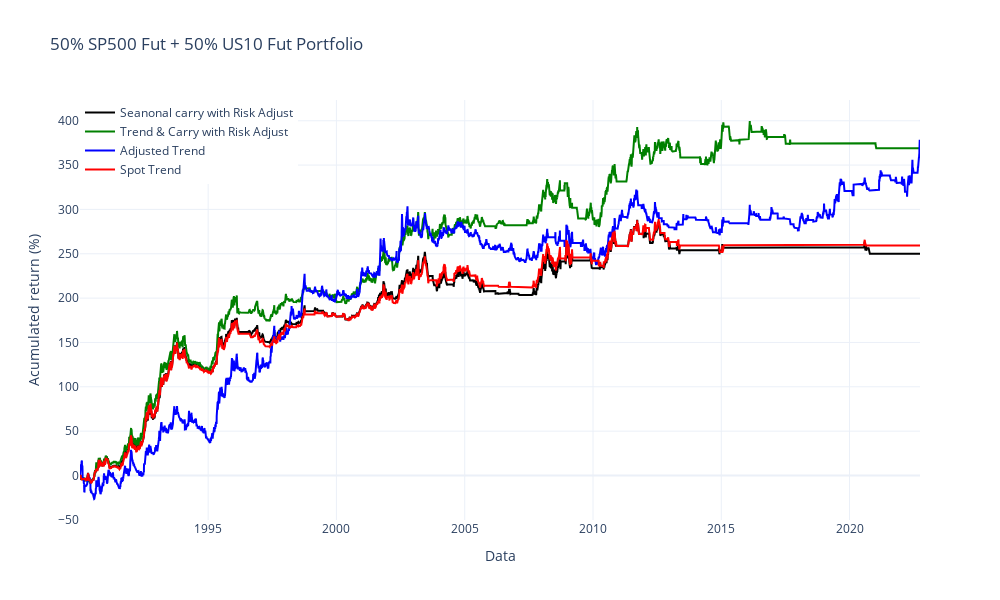

The notebook cell this image was saved under:
### Code cell
# --- Plot retorno acumulado
fig = go.Figure()


fig.add_trace(
    go.Scatter(
        x=port_return_carry_seazonal_riskadjust.index,
        y=port_return_carry_seazonal_riskadjust.cumsum()*100,
        name="Seanonal carry with Risk Adjust",
        line=dict(color="black"),
    )
)

fig.add_trace(
    go.Scatter(
        x=port_return_carry_trend_riskadjust.index,
        y=port_return_carry_trend_riskadjust.cumsum()*100,
        name="Trend & Carry with Risk Adjust",
        line=dict(color="green"),
    )
)

fig.add_trace(
    go.Scatter(
        x=port_return_adjusted_trend.index,
        y=port_return_adjusted_trend.cumsum()*100,
        name="Adjusted Trend",
        line=dict(color="blue"),
    )
)

fig.add_trace(
    go.Scatter(
        x=port_return_spot_trend_riskadjust.index,
        y=port_return_spot_trend_riskadjust.cumsum()*100,
        name="Spot Trend",
        line=dict(color="red"),
    )
)



fig.update_layout(
    title="50% SP500 Fut + 50% US10 Fut Portfolio",
    xaxis_title="Data",
    yaxis_title="Acumulated return (%)",
    template="plotly_white",
    showlegend=True,
    legend=dict(
        yanchor="bottom",
        y=0.8,
        xanchor="left",
        x=0),
    height=600,
    width=1000,
)

fig.show()

# --- Exibir estatísticas
print("Estatísticas de Desempenho")
print("Estatísticas Portfolio Seazonal carry and trend with Risk Adjust Frequência Anual")
print(calculate_stats(port_return_carry_seazonal_riskadjust, freq=YEAR))
print("================================")
print("Estatísticas Portfolio Carry and trend with Risk Adjust Frequência Anual")
print(calculate_stats(port_return_carry_trend_riskadjust, freq=YEAR))
print("================================")
print("Estatísticas Portfolio Adjusted Trend Frequência Anual")
print(calculate_stats(port_return_adjusted_trend, freq=YEAR))
print("================================")
print("Estatísticas Portfolio Spot Trend Frequência Anual")
print(calculate_stats(port_return_spot_trend_riskadjust, freq=YEAR))

### Figure 1 — Plotly figure (JSON) as saved in the notebook; plotly's stock layout.template omitted (floating-point values rounded to 4 significant figures; data arrays with more than 128 entries replaced by an {"elided": "..."} marker saying what was removed)
{"data": [{"line": {"color": "black"}, "name": "Seanonal carry with Risk Adjust", "type": "scatter", "x": {"elided": "8351 str values"}, "y": {"elided": "8351 float values"}}, {"line": {"color": "green"}, "name": "Trend & Carry with Risk Adjust", "type": "scatter", "x": {"elided": "8351 str values"}, "y": {"elided": "8351 float values"}}, {"line": {"color": "blue"}, "name": "Adjusted Trend", "type": "scatter", "x": {"elided": "8351 str values"}, "y": {"elided": "8351 float values"}}, {"line": {"color": "red"}, "name": "Spot Trend", "type": "scatter", "x": {"elided": "8351 str values"}, "y": {"elided": "8351 float values"}}], "layout": {"height": 600, "legend": {"x": 0, "xanchor": "left", "y": 0.8, "yanchor": "bottom"}, "showlegend": true, "title": {"text": "50% SP500 Fut + 50% US10 Fut Portfolio"}, "width": 1000, "xaxis": {"title": {"text": "Data"}}, "yaxis": {"title": {"text": "Acumulated return (%)"}}}}
